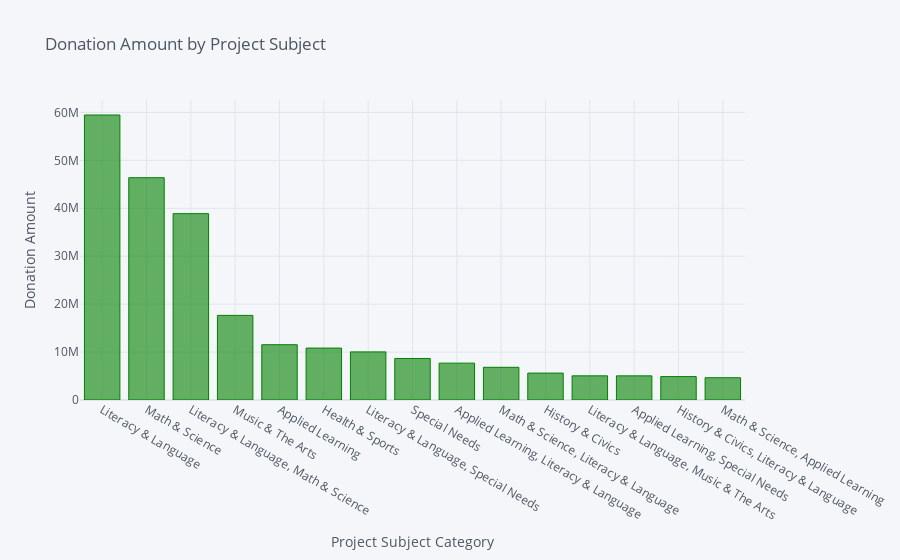

The notebook cell this image was saved under:
### Code cell
md = data4.groupby('Project Subject Category Tree')['Donation Amount'].sum().astype(int).sort_values(ascending=False).head(15)
md.iplot(kind='bar',xTitle='Project Subject Category', yTitle='Donation Amount',color='green',title='Donation Amount by Project Subject',colorscale='paired')

### Figure 1 — Plotly figure (JSON) as saved in the notebook; plotly's stock layout.template omitted (floating-point values rounded to 4 significant figures)
{"data": [{"marker": {"color": "rgba(0, 128, 0, 0.6)", "line": {"color": "rgba(0, 128, 0, 1.0)", "width": 1}}, "name": "Donation Amount", "orientation": "v", "text": "", "type": "bar", "x": ["Literacy & Language", "Math & Science", "Literacy & Language, Math & Science", "Music & The Arts", "Applied Learning", "Health & Sports", "Literacy & Language, Special Needs", "Special Needs", "Applied Learning, Literacy & Language", "Math & Science, Literacy & Language", "History & Civics", "Literacy & Language, Music & The Arts", "Applied Learning, Special Needs", "History & Civics, Literacy & Language", "Math & Science, Applied Learning"], "y": [59463406, 46378412, 38882421, 17654172, 11536010, 10830324, 10037973, 8669187, 7691442, 6820461, 5612012, 5038590, 5036123, 4886560, 4645578]}], "layout": {"legend": {"bgcolor": "#F5F6F9", "font": {"color": "#4D5663"}}, "paper_bgcolor": "#F5F6F9", "plot_bgcolor": "#F5F6F9", "title": {"font": {"color": "#4D5663"}, "text": "Donation Amount by Project Subject"}, "xaxis": {"gridcolor": "#E1E5ED", "showgrid": true, "tickfont": {"color": "#4D5663"}, "title": {"font": {"color": "#4D5663"}, "text": "Project Subject Category"}, "zerolinecolor": "#E1E5ED"}, "yaxis": {"gridcolor": "#E1E5ED", "showgrid": true, "tickfont": {"color": "#4D5663"}, "title": {"font": {"color": "#4D5663"}, "text": "Donation Amount"}, "zerolinecolor": "#E1E5ED"}}}
